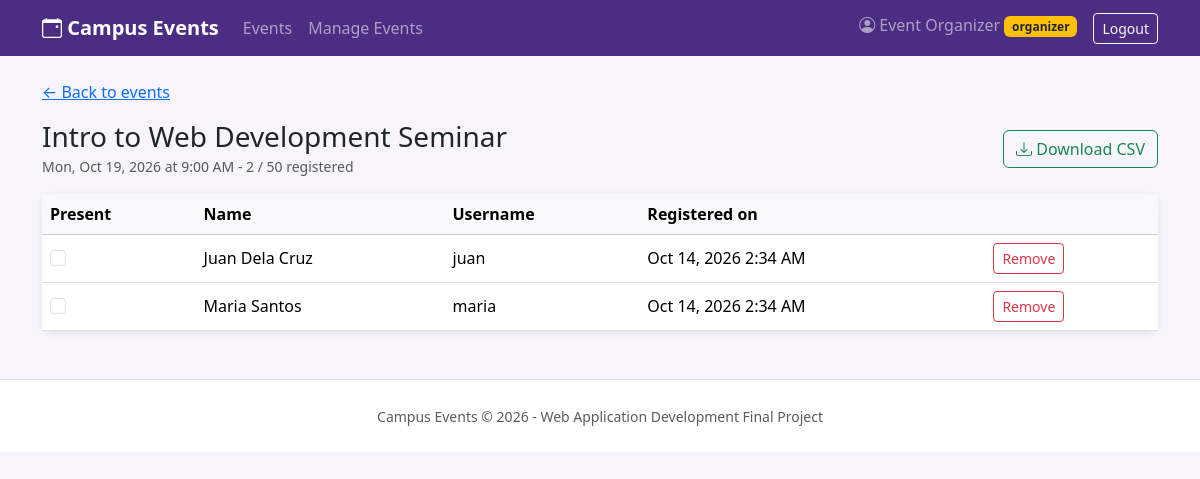
Page /attendees.php?event_id=1 (signed in) on the committed database.
### tables this page shows
CREATE TABLE events (
    id INT AUTO_INCREMENT PRIMARY KEY,
    title VARCHAR(100) NOT NULL,
    category ENUM('Seminar','Workshop','Sports','Social') NOT NULL,
    event_date DATETIME NOT NULL,
    venue VARCHAR(100) NOT NULL,
    capacity INT NOT NULL,
    description TEXT
);

CREATE TABLE registrations (
    id INT AUTO_INCREMENT PRIMARY KEY,
    user_id INT NOT NULL,
    event_id INT NOT NULL,
    registered_at TIMESTAMP DEFAULT CURRENT_TIMESTAMP,
    attended TINYINT(1) NOT NULL DEFAULT 0,
    UNIQUE (user_id, event_id),    
    FOREIGN KEY (user_id) REFERENCES users(id) ON DELETE CASCADE,
    FOREIGN KEY (event_id) REFERENCES events(id) ON DELETE CASCADE
);

CREATE TABLE users (
    id INT AUTO_INCREMENT PRIMARY KEY,
    username VARCHAR(30) NOT NULL UNIQUE,
    full_name VARCHAR(100) NOT NULL,
    password VARCHAR(255) NOT NULL,
    role ENUM('admin','user') NOT NULL DEFAULT 'user'
);

### config.php (called while the page is built, shortened)
<?php
function e($text) {
    return htmlspecialchars((string) $text, ENT_QUOTES, 'UTF-8');
}
function format_date($date) {
    return date('D, M j, Y \a\t g:i A', strtotime($date));
}

### attendees.php (the view, shortened to what this page needs)
<?php
require 'config.php';
$event_id = (int) ($_GET['event_id'] ?? 0);
$stmt = $db->prepare('SELECT * FROM events WHERE id = ?');
$stmt->execute([$event_id]);
$ev = $stmt->fetch(PDO::FETCH_ASSOC);
$stmt = $db->prepare(
    'SELECT registrations.*, users.full_name, users.username
     FROM registrations JOIN users ON registrations.user_id = users.id
     WHERE registrations.event_id = ?
     ORDER BY registrations.registered_at'
);
$stmt->execute([$event_id]);
$people = $stmt->fetchAll(PDO::FETCH_ASSOC);
include 'header.php';
?>
<div class="container mt-4">
    <a href="admin_events.php">&larr; Back to events</a>
    <div class="d-flex flex-wrap justify-content-between align-items-center my-3">
        <div>
            <h3 class="mb-0"><?= e($ev['title']) ?></h3>
            <small class="text-muted"><?= e(format_date($ev['event_date'])) ?> - <?= count($people) ?> / <?= $ev['capacity'] ?> registered</small>
        </div>
        <a href="export_attendees.php?event_id=<?= $ev['id'] ?>" class="btn btn-outline-success"><i class="bi bi-download"></i> Download CSV</a>
    </div>
    <div class="card event-card">
    <div class="table-responsive">
    <table class="table mb-0 align-middle">
        <thead class="table-light">
            <tr><th>Present</th><th>Name</th><th>Username</th><th>Registered on</th><th></th></tr>
        </thead>
        <tbody>
        <?php foreach ($people as $p): ?>
            <tr>
                <td><input type="checkbox" class="form-check-input attend-box" data-id="<?= $p['id'] ?>" <?= $p['attended'] ? 'checked' : '' ?>></td>
                <td><?= e($p['full_name']) ?></td>
                <td><?= e($p['username']) ?></td>
                <td><?= e(date('M j, Y g:i A', strtotime($p['registered_at']))) ?></td>
                <td>
                    <form method="post" action="remove_registration.php" onsubmit="return confirm('Remove this person from the event?');">
                        <button type="submit" class="btn btn-sm btn-outline-danger">Remove</button>
                    </form>
                </td>
            </tr>
        <?php endforeach; ?>
        </tbody>
    </table>
    </div>
    </div>
</div>
<?php include 'footer.php'; ?>

### style.css (style rules this page uses)
body { background-color: #f7f5fb; }
.event-card { border: none; border-radius: 12px; box-shadow: 0 2px 8px rgba(0, 0, 0, 0.08); }

### rows in the picture
events: title "Intro to Web Development Seminar", event_date "Mon, Oct 19, 2026 at 9:00 AM", capacity "50"
registrations: user.full_name "Juan Dela Cruz", user.username "juan", registered_at "Oct 14, 2026 2:34 AM"
registrations: user.full_name "Maria Santos", user.username "maria", registered_at "Oct 14, 2026 2:34 AM"

### other values in the picture
$_SESSION['full_name'] "Event Organizer"
count($people) "2"
